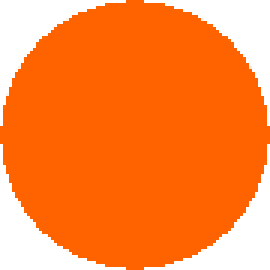
#> input picture player1.png, 90 x 90 px (shown 3 times larger)
$ python logic+render.py
#> lines starting #> are read from the running program, lines starting #| are printed output that depends on the picture
import numpy as np
from PIL import Image

#Variable
WIDTH = 7
HEIGHT = 6
TURN = 1
GAMEOVER = False
BOARD = np.zeros((HEIGHT,WIDTH))

class Render:
    player1_path = 'player1.png'
    player2_path = 'player2.png'
    winner1_path = 'winner1.png'
    winner2_path = 'winner2.png'
    board_path = 'bg.png'

    def __init__(self):
        self.player1_image = Image.open(Render.player1_path)
        self.player2_image = Image.open(Render.player2_path)
        self.winner1_image = Image.open(Render.winner1_path)
        self.winner2_image = Image.open(Render.winner2_path)
        self.board_image = Image.open(Render.board_path)

    def __line_pixel_transform(self, line):
        return line * 100 + 15

    def __coll_pixel_transform(self, coll):
        return coll * 100 + 10

    def render_matrix(self, matrix, winner = 0):
        '''
        Param matrix: a matrix represnting the current board configuration
        Return value: returns a rendering of the board
        '''
        bg = self.board_image.copy()
        for i in range(len(matrix)):
            for j in range(len(matrix[i])):
                if matrix[i][j] == 0:
                    continue

                position = (
                    self.__line_pixel_transform(j),
                    self.__coll_pixel_transform(i)
                )

                if matrix[i][j] == 1:
                    bg.paste(self.player1_image.copy(), position, self.player1_image)
                elif matrix[i][j] == 2:
                    bg.paste(self.player2_image.copy(), position, self.player2_image)

        if winner == 1:
            bg.paste(self.winner1_image.copy(), (0, 0), self.winner1_image)
        elif winner == 2:
            bg.paste(self.winner2_image.copy(), (0, 0), self.winner2_image)

        return bg

#Functions
def empty_row(BOARD,col):
    for i in range(HEIGHT):
        if BOARD[i][col] == 0:
            return i

def insert_jeton(BOARD,row,col,player):
    BOARD[row][col] = player

def win(BOARD,player):
    #Horizontal
    for i in range(WIDTH - 3):
        for j in range(HEIGHT):
            if BOARD[j][i] == player and BOARD[j][i+1] == player and BOARD[j][i+2] and BOARD[j][i+3] == player:
                return True
    #Vertical
    for i in range(WIDTH):
        for j in range(HEIGHT - 3):
            if BOARD[j][i] == player and BOARD[j+1][i] == player and BOARD[j+2][i] and BOARD[j+3][i] == player:
                return True
    #Diagonal +
    for i in range(WIDTH - 3):
        for j in range(HEIGHT - 3):
            if BOARD[j][i] == player and BOARD[j+1][i+1] == player and BOARD[j+2][i+1] and BOARD[j+3][i+1] == player:
                return True
    #Diagonal -
    for i in range(WIDTH - 3):
        for j in range(3,HEIGHT):
            if BOARD[j][i] == player and BOARD[j-1][i+1] == player and BOARD[j-2][i+1] and BOARD[j-3][i+1] == player:
                return True
    return 0

def game(BOARD,GAMEOVER,TURN):
#> called with BOARD = array of shape (6, 7), GAMEOVER = False, TURN = 1
    while GAMEOVER == False:
        if TURN == 1:
            #Commands range (0-6)
            col = int(input("Player1:"))
            if BOARD[HEIGHT-1][col] == 0:
                insert_jeton(BOARD,empty_row(BOARD,col),col,1)
                GAMEOVER =  win(BOARD,1)
                if GAMEOVER:
                    winner = (r.render_matrix(BOARD,TURN),TURN)
                    return winner
            TURN += 1
            r = Render()
            r.render_matrix(np.flip(BOARD,0)).show()
        else:
            col = int(input("Player2:"))
            if BOARD[HEIGHT-1][col] == 0:
                insert_jeton(BOARD,empty_row(BOARD,col),col,2)
                GAMEOVER =  win(BOARD,2)
                if GAMEOVER:
                    winner = (r.render_matrix(BOARD,TURN))
                    return winner
            TURN -= 1

            r = Render()
            r.render_matrix(np.flip(BOARD,0)).show()
#> this loop made 7 passes; the answer given on pass 1: 3
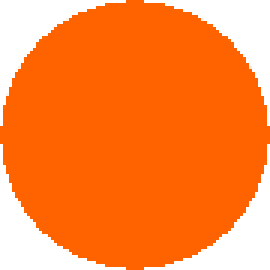
#> input picture player1.png, 90 x 90 px (shown 3 times larger)
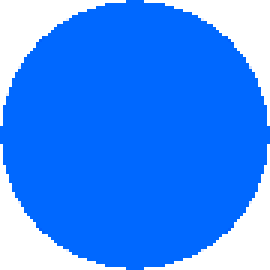
#> input picture player2.png, 90 x 90 px (shown 3 times larger)
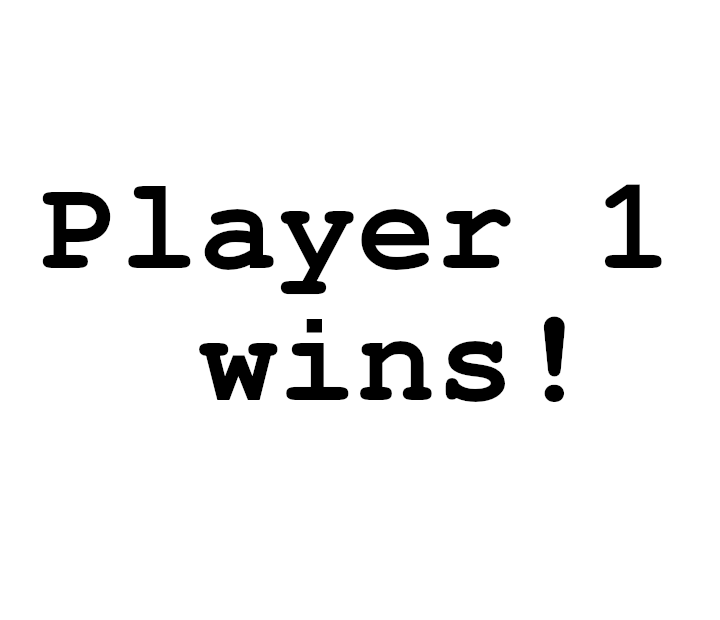
#> input picture winner1.png, 720 x 620 px
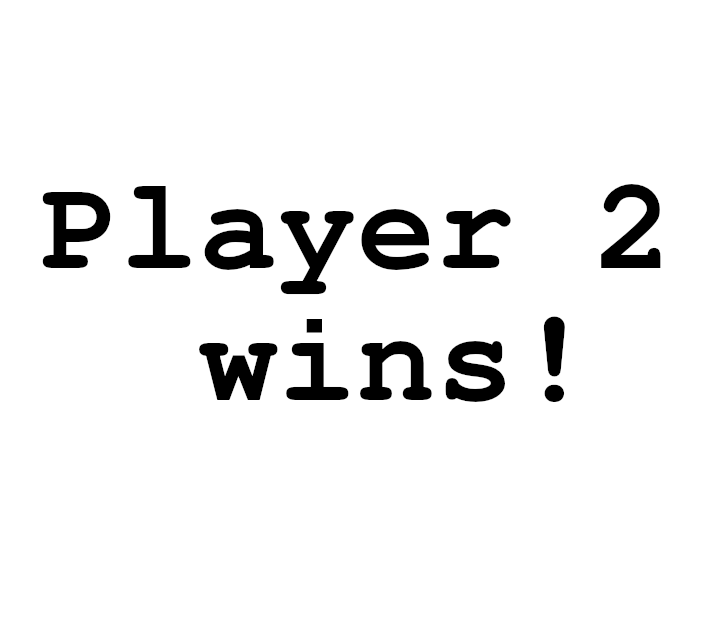
#> input picture winner2.png, 720 x 620 px
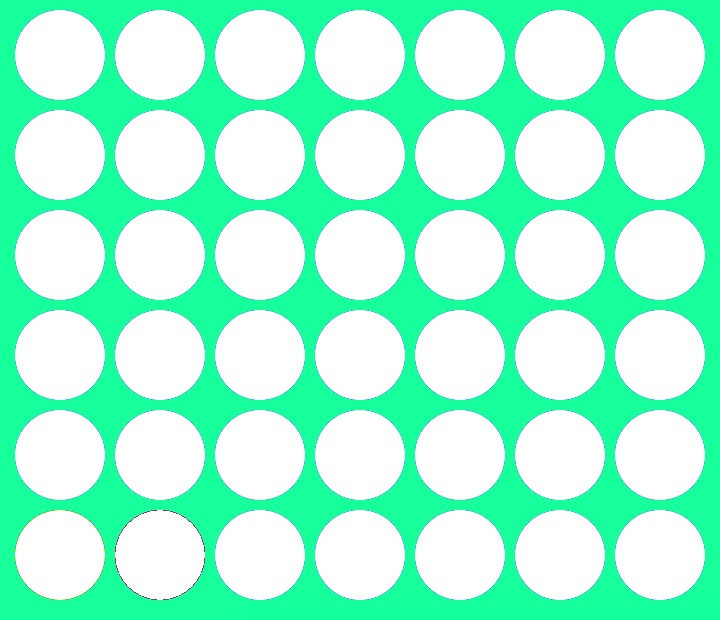
#> input picture bg.png, 720 x 620 px
#> pass 1, in game, `r.render_matrix(np.flip(BOARD,0)).show()`:
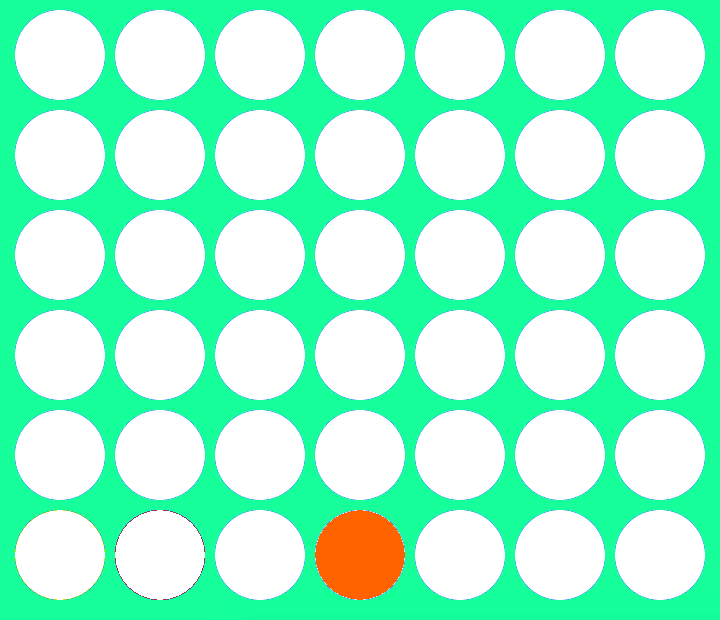
#> shown: PIL image 720x620 RGBA; mean R, G, B, A 161.3, 248.2, 204.6, 108.6; transparent parts drawn white
#> pass 2, in game, `r.render_matrix(np.flip(BOARD,0)).show()`:
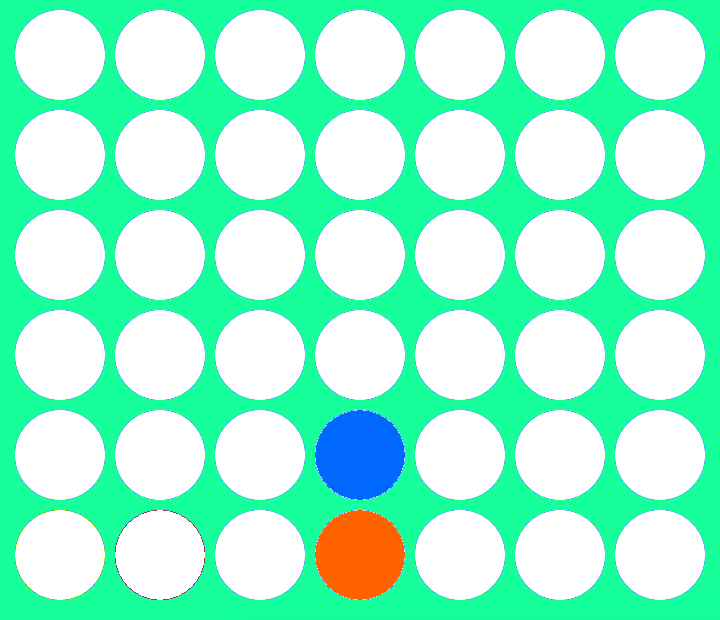
#> shown: PIL image 720x620 RGBA; mean R, G, B, A 157.7, 246.1, 204.6, 112.2; transparent parts drawn white
pass

if __name__ == "__main__":
    '''
    Driver code to illustrate the functionality
    '''
    #congrats[0] image with winner
    #congrats[1] number of player
#> (the run stopped early here; a loop or call above may not have finished)
